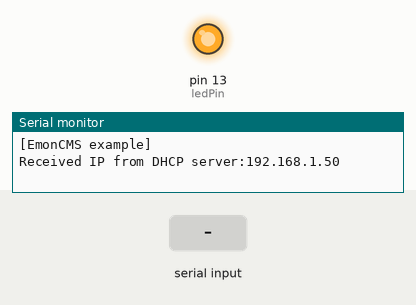
Recording of a sketch running on a simulated Arduino Uno, built for the host (arithmetic inside an expression is 32-bit, double 64-bit). Parts: output pins drawn as LEDs (lit = HIGH), the last lines printed to the serial monitor. The test bench sets the inputs (shaded band). WiFi joins after 1.5 s; servers stay silent unless stated; uploads are accepted with an empty reply.

Above: at 4.7 s.
4.8 s: "!\n" received over Serial
6.3 s: "1-0:1.8.1\n" received over Serial
At 7.2 s:
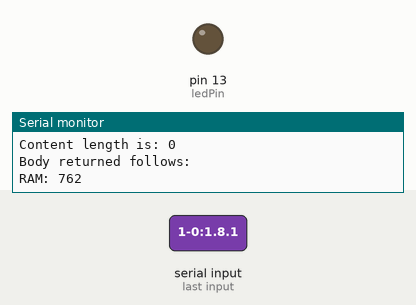
Timing chart, 0 to 9.3 s (numbered marks = the images above; inputs shaded):
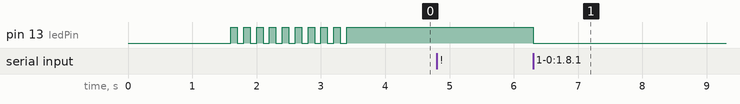

The sketch:

gateway.ino
```cpp
/************************************************************************
 *
 * Instructions on configuring this code for your smart meter, Arduino
 * set-up and EmonCMS account.
 *
 * 1. Comment/uncomment the proper Ethernet library, depending on which
 * ethernet shield you have.
 * 2. Add your API key, comment out the other one(s).
 * 3. Set for DSMR2.2 or DSMR4+: TODO add instructions
 *
 *
 * NOTE! When flashing the firmware, make sure to temporarily remove the
 * RX connector (0 pin) from your custom soldered RJ11 connection board!;)
 *
 ************************************************************************/

#include <SPI.h>
#include <HttpClient.h>
#include <Ethernet.h> // To be used with W5100 Ethernet Shield from .CC (using Arduino IDE 1.6.5 from .cc)
//#include <Ethernet2.h> // To be used with W5500 Ethernet 2 Shield from .org (using Ardiono IDE 1.7.6 from .org)
#include <EthernetClient.h>
//#include <ArduinoJson.h>

// Define all digital pins used
#define ledPin      13 // LED

// Ethernet configuration constants, change these settings to match your own setup
static byte mymac[] = { 0x74,0x69,0x69,0x2D,0x30,0x31 }; // ethernet interface mac address, must be unique on the LAN
#define HOST "emoncms.org"
//#define HOST "192.168.2.3"
//#define APIKEY "adc984f0efa3f9d6114b6677c6f08cd3" // Robert
//#define APIKEY "121ac49b2af30c3c1bd82110dd877c52" // Marten
#define APIKEY "d910acc43636b34fb1147df410460164" // Diderik

// Number of milliseconds to wait without receiving any data before we give up
const int kNetworkTimeout = 30*1000;
// Number of milliseconds to wait if no data is available before trying again
const int kNetworkDelay = 1000;

// P1 parsing variables
String inputString = ""; // A string object that will contain one P1 message line
String P181, P182, P281, P282, P170, P270, G; // The energy value strings cut from the P1 message
// Flags representing states TODO: Implement real state machine
bool lineComplete = false; // Indicates that a line of a P1 message is received, need to check the line for value to parse
bool msgComplete = false; // Indicates that a line of a P1 message is received, parse values can be send
bool msgStarted = false; // Indicates that a P1 message is started being received


void setup () {
  // Configure debug serial output
  Serial.begin(115200);
  Serial.println("\n[EmonCMS example]");

  // Initialize ethernet, it is blocking until it receives a DHCP lease
  initialize_ethernet();

  // Configure LED
  pinMode(ledPin, OUTPUT);
  // Let LED pulse 10 times on 10Hz at boot
  for (int i = 0; i < 10; i++) {
    digitalWrite(ledPin, LOW);
    delay(100);
    digitalWrite(ledPin, HIGH);
    delay(100);
  }
}


void loop () {
  while (Serial.available() && !(lineComplete || msgComplete)) {
    msgStarted = true;
    int incomingByte = Serial.read();
    incomingByte &= ~(1 << 7);    // forces 0th bit of x to be 0.  all other bits left alone.
    // add it to the inputString:
    inputString += (char)incomingByte;
    // if the incoming character is a newline, set a flag
    // so the main loop can do something about it:
    if ((char)incomingByte == '\n') {
      lineComplete = true;
    }
    if ((char)incomingByte == '!') {
      msgComplete = true;
      digitalWrite(ledPin, HIGH); // Clear LED to indicate that P1 message receiption completed
    }
  }
  if (lineComplete) {
    if (inputString.length() >= 9) { // Only handle lines larger than 9 chars
      String tag = inputString.substring(0, 9);
      if (tag == "1-0:1.8.1") {
        digitalWrite(ledPin, LOW); // Set LED to indicate receiving P1 message started (first tag of P1 message is received)
        P181 = inputString.substring(10, 10+6+1+3);
      } else if (tag == "1-0:1.8.2") {
        P182 = inputString.substring(10, 10+6+1+3);
      } else if (tag == "1-0:2.8.1") {
        P281 = inputString.substring(10, 10+6+1+3);
      } else if (tag == "1-0:2.8.2") {
        P282 = inputString.substring(10, 10+6+1+3);
      } else if (tag == "1-0:1.7.0") {
        P170 = inputString.substring(10, 10+2+1+3);
      } else if (tag == "1-0:2.7.0") {
        P270 = inputString.substring(10, 10+2+1+3);
      } else if (tag == "0-1:24.2.") {
        G = inputString.substring(26, 26+5+1+3);
      }
    }

    // Line handled, reset for next line
    inputString = "";
    lineComplete = false;
  } else if (!Serial.available()) {
    // When no line and no char available, wait a little to chill the processor
//    delay(50); temporary disabled for v4 testing @115200 baud
  }

  if (msgComplete) {
    Serial.print("181:");
    Serial.println(P181);
    Serial.print("182:");
    Serial.println(P182);
    Serial.print("281:");
    Serial.println(P281);
    Serial.print("282:");
    Serial.println(P282);
    Serial.print("170:");
    Serial.println(P170);
    Serial.print("270:");
    Serial.println(P270);
    Serial.print("gas:");
    Serial.println(G);

    Serial.print("RAM: ");
    Serial.println(freeRam());

    if (!buildAndSendRequest()) {
      // Failed to send, re-initialize ethernet
      initialize_ethernet();
    } else {
      P181 = "";
      P182 = "";
      P281 = "";
      P282 = "";
      P170 = "";
      P270 = "";
      G = "";
    }


    // Message handled
    msgStarted = false;
    msgComplete = false;

    Serial.print("RAM: ");
    Serial.println(freeRam());
  }

  if (!msgStarted) { // Only do ethernet maintainance when not busy with receiving P1 message
    Ethernet.maintain();
  }
}


void initialize_ethernet(void){
  while (!Ethernet.begin(mymac)) {
    // failed to get a DHCP response, try to recover later
    Serial.print("failed to get a DHCP response, try to recover after one second");
    delay(1000);
  }

  // DHCP received, get DNS
  Serial.print("Received IP from DHCP server:");
  Serial.println(Ethernet.localIP());
}

bool buildAndSendRequest(void) {
  int err =0;
  String url = "/input/post.json?json=";
  url += "{181:";
  url += P181;
  url += ",182:";
  url += P182;
  url += ",281:";
  url += P281;
  url += ",282:";
  url += P282;
  url += ",170:";
  url += P170;
  url += ",270:";
  url += P270;
  url += ",gas:";
  url += G;
  url += "}&apikey=" APIKEY;

  EthernetClient c;
  HttpClient http(c);
  err = http.get(HOST, url.c_str());
//  err = http.get(HOST, "/input/post.json?json={181:345}&apikey=adc984f0efa3f9d6114b6677c6f08cd3");
  if (err == 0)
  {
    Serial.println("startedRequest ok");
    err = http.responseStatusCode();
    if (err >= 0)
    {
      Serial.print("Got status code: ");
      Serial.println(err);
      // Usually you'd check that the response code is 200 or a
      // similar "success" code (200-299) before carrying on,
      // but we'll print out whatever response we get
      err = http.skipResponseHeaders();
      if (err >= 0)
      {
        int bodyLen = http.contentLength();
        Serial.print("Content length is: ");
        Serial.println(bodyLen);
        Serial.println();
        Serial.println("Body returned follows:");
        // Now we've got to the body, so we can print it out
        unsigned long timeoutStart = millis();
        char c;
        // Whilst we haven't timed out & haven't reached the end of the body
        while ( (http.connected() || http.available()) &&
        ((millis() - timeoutStart) < kNetworkTimeout) )
        {
          if (http.available())
          {
            c = http.read();
            // Print out this character
            Serial.print(c);
            bodyLen--;
            // We read something, reset the timeout counter
            timeoutStart = millis();
          }
          else
          {
            // We haven't got any data, so let's pause to allow some to
            // arrive
            delay(kNetworkDelay);
          }
        }
        Serial.println();
      }
      else
      {
        Serial.print("Failed to skip response headers: ");
        Serial.println(err);
      }
    }
    else
    {
      Serial.print("Getting response failed: ");
      Serial.println(err);
    }
  }
  else
  {
    Serial.print("Connect failed: ");
    Serial.println(err);
  }

  return err == 0;
}

int freeRam() {
  extern int __heap_start, *__brkval;
  int v;
  return (int) &v - (__brkval == 0 ? (int) &__heap_start : (int) __brkval);
}
```

Measured:
- after the input at 6.3 s, pin 13 (ledPin): HIGH → LOW at once
